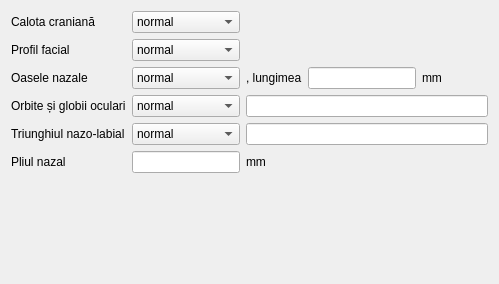
             <widget class="QWidget" name="tab_4">
              <attribute name="title">
               <string>Craniu</string>
              </attribute>
              <layout class="QGridLayout" name="gridLayout_68">
               <item row="3" column="4" colspan="4">
                <widget class="QLineEdit" name="gestation2_eyeball_desciption"/>
               </item>
               <item row="4" column="4" colspan="4">
                <widget class="QLineEdit" name="gestation2_nasolabialTriangle_description"/>
               </item>
               <item row="2" column="7">
                <spacer name="horizontalSpacer_28">
                 <property name="orientation">
                  <enum>Qt::Orientation::Horizontal</enum>
                 </property>
                 <property name="sizeHint" stdset="0">
                  <size>
                   <width>40</width>
                   <height>20</height>
                  </size>
                 </property>
                </spacer>
               </item>
               <item row="2" column="5">
                <widget class="QLineEdit" name="gestation2_nasalBones_dimens"/>
               </item>
               <item row="2" column="6">
                <widget class="QLabel" name="label_gestation2_nasalBones_mm">
                 <property name="text">
                  <string>mm</string>
                 </property>
                </widget>
               </item>
               <item row="2" column="4">
                <widget class="QLabel" name="label_gestation2_nasalBones_dimens">
                 <property name="text">
                  <string>, lungimea</string>
                 </property>
                </widget>
               </item>
               <item row="3" column="0">
                <widget class="QLabel" name="label_156">
                 <property name="text">
                  <string>Orbite și globii oculari</string>
                 </property>
                </widget>
               </item>
               <item row="0" column="0">
                <widget class="QLabel" name="label_151">
                 <property name="text">
                  <string>Calota craniană</string>
                 </property>
                </widget>
               </item>
               <item row="4" column="0">
                <widget class="QLabel" name="label_157">
                 <property name="text">
                  <string>Triunghiul nazo-labial</string>
                 </property>
                </widget>
               </item>
               <item row="6" column="3">
                <spacer name="verticalSpacer_16">
                 <property name="orientation">
                  <enum>Qt::Orientation::Vertical</enum>
                 </property>
                 <property name="sizeHint" stdset="0">
                  <size>
                   <width>20</width>
                   <height>100</height>
                  </size>
                 </property>
                </spacer>
               </item>
               <item row="1" column="0">
                <widget class="QLabel" name="label_152">
                 <property name="text">
                  <string>Profil facial</string>
                 </property>
                </widget>
               </item>
               <item row="2" column="0">
                <widget class="QLabel" name="label_gestation2_nasalBones">
                 <property name="text">
                  <string>Oasele nazale</string>
                 </property>
                </widget>
               </item>
               <item row="5" column="0">
                <widget class="QLabel" name="label_gestation2_nasalFold">
                 <property name="text">
                  <string>Pliul nazal</string>
                 </property>
                </widget>
               </item>
               <item row="5" column="4">
                <widget class="QLabel" name="label_gestation2_nasalFold_mm">
                 <property name="text">
                  <string>mm</string>
                 </property>
                </widget>
               </item>
               <item row="5" column="2" colspan="2">
                <widget class="QLineEdit" name="gestation2_nasalFold"/>
               </item>
               <item row="4" column="2" colspan="2">
                <widget class="QComboBox" name="gestation2_nasolabialTriangle">
                 <item>
                  <property name="text">
                   <string>normal</string>
                  </property>
                 </item>
                 <item>
                  <property name="text">
                   <string>anormal</string>
                  </property>
                 </item>
                 <item>
                  <property name="text">
                   <string>dificil</string>
                  </property>
                 </item>
                </widget>
               </item>
               <item row="3" column="2" colspan="2">
                <widget class="QComboBox" name="gestation2_eyeball">
                 <item>
                  <property name="text">
                   <string>normal</string>
                  </property>
                 </item>
                 <item>
                  <property name="text">
                   <string>anormal</string>
                  </property>
                 </item>
                 <item>
                  <property name="text">
                   <string>dificil</string>
                  </property>
                 </item>
                </widget>
               </item>
               <item row="2" column="2" colspan="2">
                <widget class="QComboBox" name="gestation2_nasalBones">
                 <item>
                  <property name="text">
                   <string>normal</string>
                  </property>
                 </item>
                 <item>
                  <property name="text">
                   <string>anormal</string>
                  </property>
                 </item>
                 <item>
                  <property name="text">
                   <string>dificil</string>
                  </property>
                 </item>
                </widget>
               </item>
               <item row="1" column="4" colspan="4">
                <spacer name="horizontalSpacer_27">
                 <property name="orientation">
                  <enum>Qt::Orientation::Horizontal</enum>
                 </property>
                 <property name="sizeHint" stdset="0">
                  <size>
                   <width>47</width>
                   <height>22</height>
                  </size>
                 </property>
                </spacer>
               </item>
               <item row="1" column="2" colspan="2">
                <widget class="QComboBox" name="gestation2_facialeProfile">
                 <item>
                  <property name="text">
                   <string>normal</string>
                  </property>
                 </item>
                 <item>
                  <property name="text">
                   <string>anormal</string>
                  </property>
                 </item>
                 <item>
                  <property name="text">
                   <string>dificil</string>
                  </property>
                 </item>
                </widget>
               </item>
               <item row="0" column="2" colspan="2">
                <widget class="QComboBox" name="gestation2_calloteCranium">
                 <item>
                  <property name="text">
                   <string>normal</string>
                  </property>
                 </item>
                 <item>
                  <property name="text">
                   <string>anormal</string>
                  </property>
                 </item>
                 <item>
                  <property name="text">
                   <string>dificil</string>
                  </property>
                 </item>
                </widget>
               </item>
              </layout>
             </widget>
